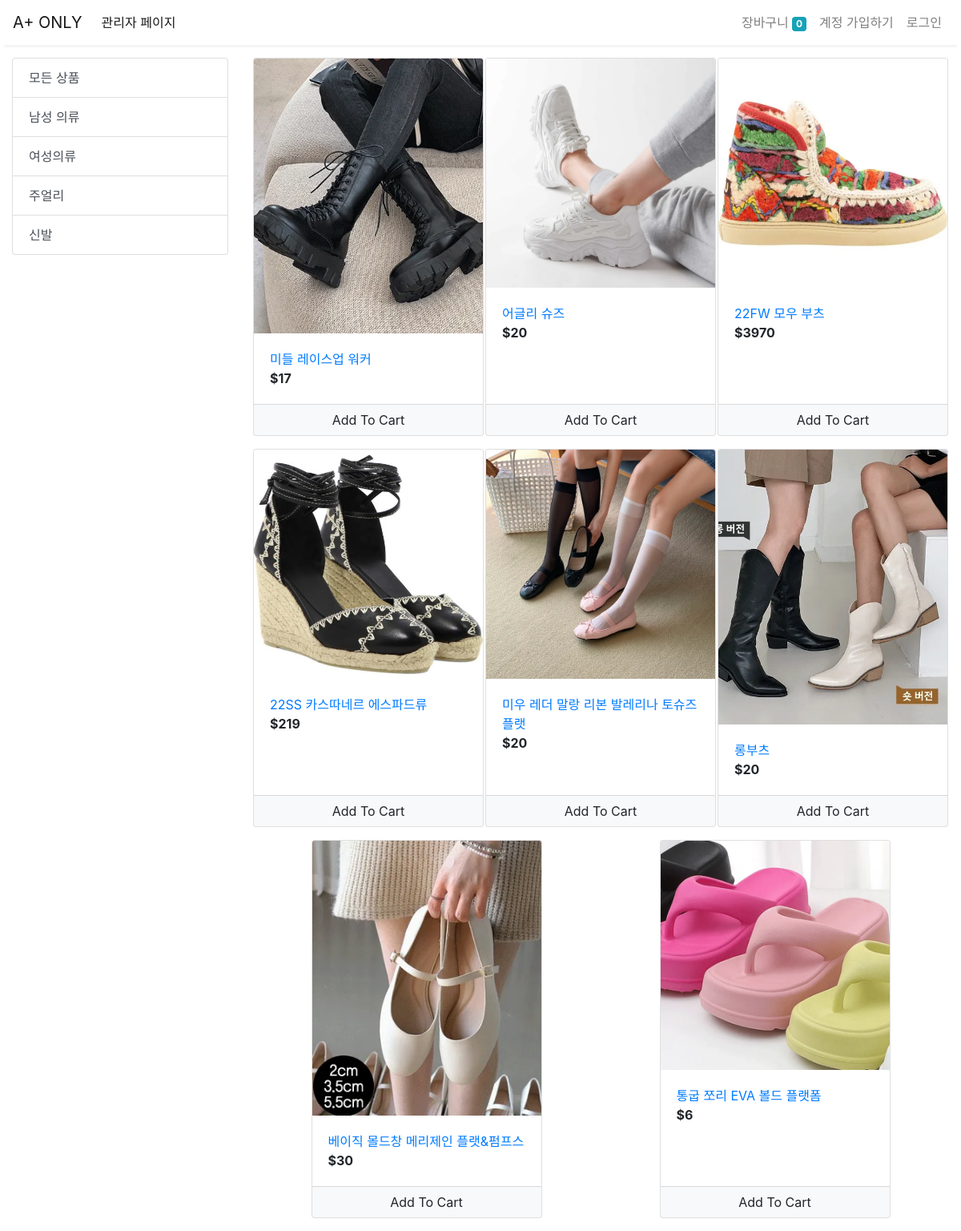
Screenshot of /store?category=5 with the database file from the repository.
### store/models/category.py (models this page shows, shortened)
class Category(models.Model):
    name = models.CharField(max_length=20)
    @staticmethod
    def get_all_categories():
        return Category.objects.all()

### store/models/product.py (models this page shows, shortened)
class Product(models.Model):
    name = models.CharField(max_length=50)
    price = models.IntegerField(default=0)
    category = models.ForeignKey(Category, on_delete=models.CASCADE, default=1)
    description = models.CharField(max_length=300, default='' , null=True , blank=True)
    image = models.ImageField(upload_to='uploads/products/')
    @staticmethod
    def get_all_products_by_categoryid(category_id):
        if category_id:
            return Product.objects.filter(category = category_id)
        else:
            return Product.get_all_products();

### store/views/home.py (the view)
# urls.py: path('' , include('store.urls'))
def store(request):
    cart = request.session.get('cart')
    if not cart:
        request.session['cart'] = {}
    products = None
    categories = Category.get_all_categories()
    categoryID = request.GET.get('category')
    if categoryID:
        products = Product.get_all_products_by_categoryid(categoryID)
    else:
        products = Product.get_all_products();
    data = {}
    data['products'] = products
    data['categories'] = categories
    print('you are : ', request.session.get('email'))
    return render(request, 'index.html', data)

### store/templatetags/cart.py (called while the page is built)
@register.filter(name='is_in_cart')
def is_in_cart(product  , cart):
    keys = cart.keys()
    for id in keys:
        if int(id) == product.id:
            return True
    return False;

### store/templatetags/custom_filter.py (called while the page is built)
@register.filter(name='currency')
def currency(number):
    return "$"+str(number)

### store/templates/index.html (shortened to what this page needs)
{% extends 'base.html' %}
{% block content %}
{% load cart %}
{% load custom_filter %}
<div class="container-fluid mt-3">
	<div class="row">
		<div class="col-lg-3 mx-auto">
			<div class="list-group">
				<a href="/" class="list-group-item list-group-item-action">모든 상품</a>
				{% for category in categories %}
				<a href="/?category={{category.id}}"
					class="list-group-item list-group-item-action">{{category.name}}</a>
				{% endfor %}
			</div>
		</div>
		<div id='products' class="col-lg-9 mx-auto">
			<div class="row mx-auto">
				{% for product in products %}
				<div class="card mx-auto mb-3" id={{product.id}} style="width: 18rem;">
					<img class="card-img-top" src="{{product.image.url}}" alt="Card image cap">
					<div class="card-body">
						<a href="{% url 'detail' product.id %}">{{product.name}}</a>
						<p class="card-text"><b>{{product.price|currency}}</b></p>
					</div>
					<div class="card-footer p-0 no-gutters">
						{% if product|is_in_cart:request.session.cart %}
						<div class="row no-gutters">
							<form action="/#{{product.id}}" class="col-2 " method="post">
								{% csrf_token %}
								<input hidden type="text" name='product' value='{{product.id}}'>
								<input hidden type="text" name='remove' value='True'>
								<input type="submit" value=" - " class="btn btn-block btn-light border-right">
							</form>
							<div class="text-center col">{{product|cart_quantity:request.session.cart}} in Cart</div>
							<form action="/#{{product.id}}" class="col-2 " method="post">
								{% csrf_token %}
								<input hidden type="text" name='product' value='{{product.id}}'>
								<input type="submit" value=" + " class="btn btn-block btn-light border-left">
							</form>
						</div>
						{% else %}
						<form action="/#{{product.id}}" method="POST" class="btn-block">
							<input type="submit" class="float-right btn btn-light  form-control"
								value="Add To Cart">
						</form>
						{% endif %}
					</div>
				</div>
				{% endfor %}
			</div>
		</div>
	</div>
</div>
{% endblock %}

### rows the page displays
Category: name "남성 의류"
Category: name "여성의류"
Category: name "주얼리"
Category: name "신발"
Product: image (picture), name "미들 레이스업 워커", price "$17"
Product: image (picture), name "어글리 슈즈", price "$20"
Product: image (picture), name "22FW 모우 부츠", price "$3970"
Product: image (picture), name "22SS 카스따네르 에스파드류", price "$219"
Product: image (picture), name "미우 레더 말랑 리본 발레리나 토슈즈 플랫", price "$20"
Product: image (picture), name "롱부츠", price "$20"
Product: image (picture), name "베이직 몰드창 메리제인 플랫&펌프스", price "$30"
Product: image (picture), name "통굽 쪼리 EVA 볼드 플랫폼", price "$6"

### other values shown
{{ request.session.cart.keys|length }} "0"
